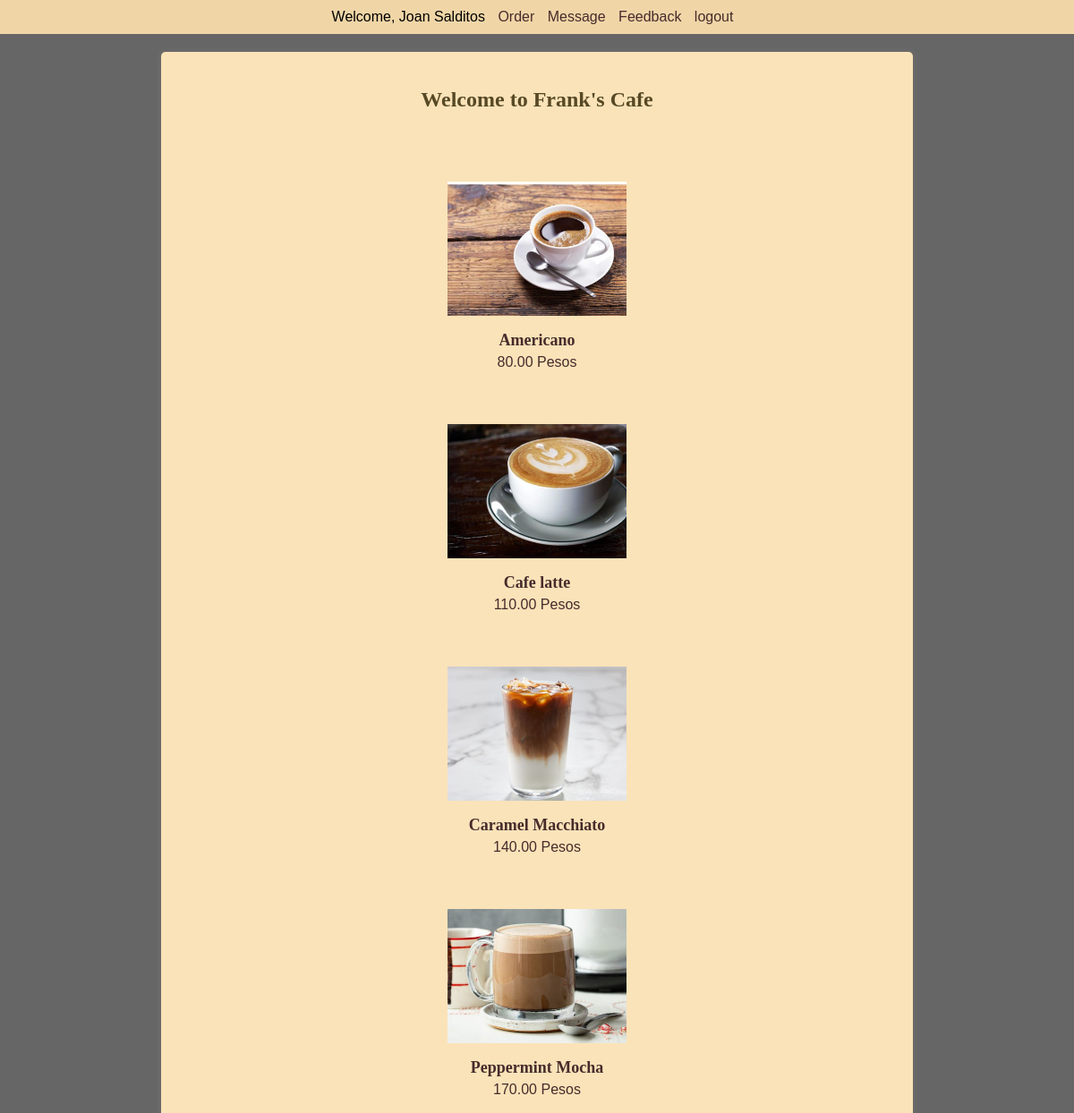
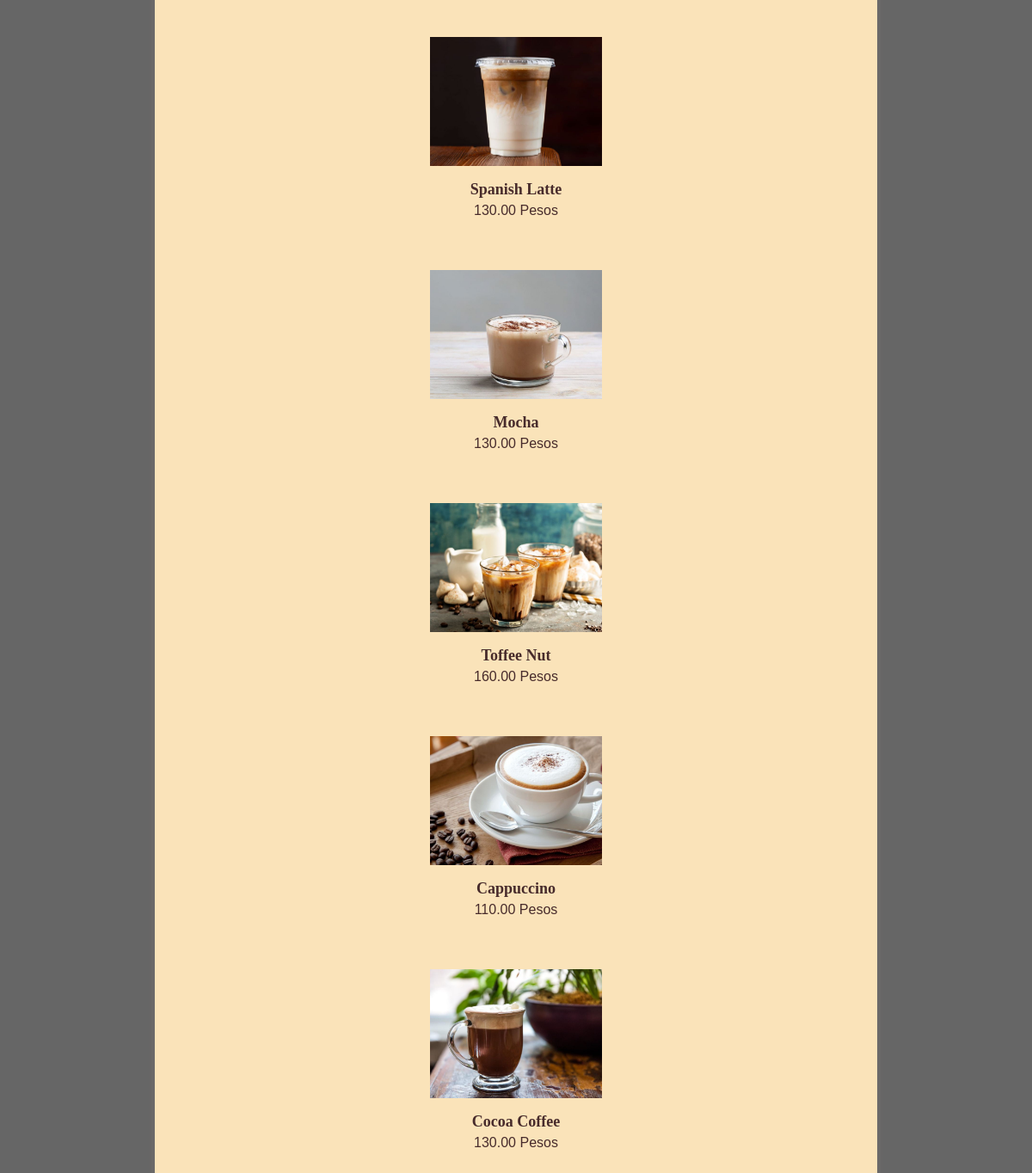
The app's page /Blackless/user.php (signed in) with its own data (2 pictures, top to bottom).
### tables this page shows
CREATE TABLE `menu` (
  `item_id` int(11) NOT NULL,
  `item_name` varchar(55) NOT NULL,
  `image_path` varchar(55) NOT NULL,
  `price` decimal(11,2) NOT NULL
);

### Blackless/user.php (the view, shortened to what this page needs)
<?php
    $db_server = "localhost";
    $db_user = "root";
    $db_pass = "";
    $db_name = "blackless(2)";
    $conn = mysqli_connect($db_server, $db_user, $db_pass, $db_name);
?>
<!DOCTYPE html>
<html>
<head>
    <link rel="stylesheet" href="Style/user.css">
</head>
<body>
<header>
    <nav>
        <ul>
            <li>Welcome, <?php echo $_SESSION['fullname']; ?></li>
            <li><a href="order.php">Order</a></li>
            <li><a href="message.php">Message</a></li>
            <li><a href="feedback.php">Feedback</a></li>
            <li><a href="?logout">logout</a></li>
        </ul>
    </nav>
</header>
<div class="container">
    <h2>Welcome to Frank's Cafe</h2>
    <br>
    <div class="products">
        <?php
        $sql = "SELECT * FROM menu";
        $result = $conn->query($sql);
        if ($result->num_rows > 0) {
            while($row = $result->fetch_assoc()) {
                echo '<div class="product">';
                echo '<img src="' . $row["image_path"] . '" alt="' . $row["item_name"] . '">';
                echo "<h3>" . $row["item_name"] . "</h3>";
                echo "<p>" . $row["price"] . " Pesos</p>";
                echo '</div>';
            }
        }
        else {
            echo "0 results";
        }
        ?>
    </div>
</div>
</body>
</html>

### Blackless/Style/user.css (style rules this page uses)
body { font-family: Arial, sans-serif; background-color: hsl(0, 0%, 40%); margin: 0; padding: 0; }
h2 { font-family: cursive; text-align: center; color: #574925; }
header { background-color: #f0d6a7; padding: 10px; text-align: center; }
nav ul { list-style-type: none; padding: 0; margin: 0; }
nav ul li { display: inline; margin-right: 10px; }
nav ul li a { color: #472b2b; text-decoration: none; }
.container { max-width: 800px; margin: 20px auto; padding: 20px; background-color: #fae3b9; border-radius: 5px; box-shadow: 0 0 10px rgba(255, 201, 201, 0.1); padding-bottom: 5%; }
.product { text-align: center; margin-bottom: 20px; }
.product img { padding: 1%; padding-top: 5%; width: 100%; max-width: 200px; height: auto; border-radius: 5px; margin-bottom: 5px; }
.product h3 { margin: 0; font-size: 18px; font-family: poppins; color: #472b2b; }
.product p { margin: 5px 0; font-size: 16px; color: #472b2b; font-family: Arial, Helvetica, sans-serif; }

### records on screen
menu: image_path (picture), item_name "Americano", price "80.00"
menu: image_path (picture), item_name "Cafe latte", price "110.00"
menu: image_path (picture), item_name "Caramel Macchiato", price "140.00"
menu: image_path (picture), item_name "Peppermint Mocha", price "170.00"
menu: image_path (picture), item_name "Spanish Latte", price "130.00"
menu: image_path (picture), item_name "Mocha", price "130.00"
menu: image_path (picture), item_name "Toffee Nut", price "160.00"
menu: image_path (picture), item_name "Cappuccino", price "110.00"
menu: image_path (picture), item_name "Cocoa Coffee", price "130.00"

### other values on screen
$_SESSION['fullname'] "Joan Salditos"
